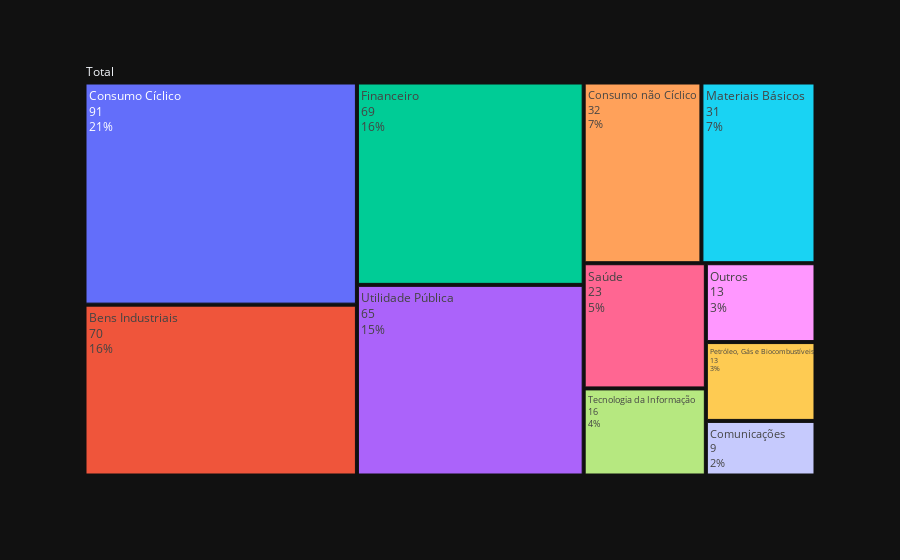

Notebook code for this chart:
### Markdown cell above
Fa:
Acima consta um gráfico de barras horizontal com a frequência absoluta dos 11 setores da b3, com um total de 432 empresas, com o intuito de demonstrar o ranking dos setores por quantidade de empresas.

### Code cell
fa = df.value_counts(subset=['SETOR'], sort=True, ascending=False).rename("QTD").reset_index()

fig = px.treemap(data_frame=fa,
                 path=[px.Constant('Total'), 'SETOR'],
                 values='QTD',
                 template='plotly_dark')

fig.update_traces(hovertemplate=None, hoverinfo='label+value+percent entry', textinfo='label+value+percent entry')
fig.show()

### Figure 1 — Plotly figure (JSON) as saved in the notebook; plotly's stock layout.template omitted (floating-point values rounded to 4 significant figures)
{"data": [{"branchvalues": "total", "domain": {"x": [0, 1], "y": [0, 1]}, "hoverinfo": "label+value+percent entry", "ids": ["Total/Bens Industriais", "Total/Comunicações", "Total/Consumo Cíclico", "Total/Consumo não Cíclico", "Total/Financeiro", "Total/Materiais Básicos", "Total/Outros", "Total/Petróleo, Gás e Biocombustíveis", "Total/Saúde", "Total/Tecnologia da Informação", "Total/Utilidade Pública", "Total"], "labels": ["Bens Industriais", "Comunicações", "Consumo Cíclico", "Consumo não Cíclico", "Financeiro", "Materiais Básicos", "Outros", "Petróleo, Gás e Biocombustíveis", "Saúde", "Tecnologia da Informação", "Utilidade Pública", "Total"], "name": "", "parents": ["Total", "Total", "Total", "Total", "Total", "Total", "Total", "Total", "Total", "Total", "Total", ""], "textinfo": "label+value+percent entry", "type": "treemap", "values": [70, 9, 91, 32, 69, 31, 13, 13, 23, 16, 65, 432]}], "layout": {"legend": {"tracegroupgap": 0}, "margin": {"t": 60}}}
